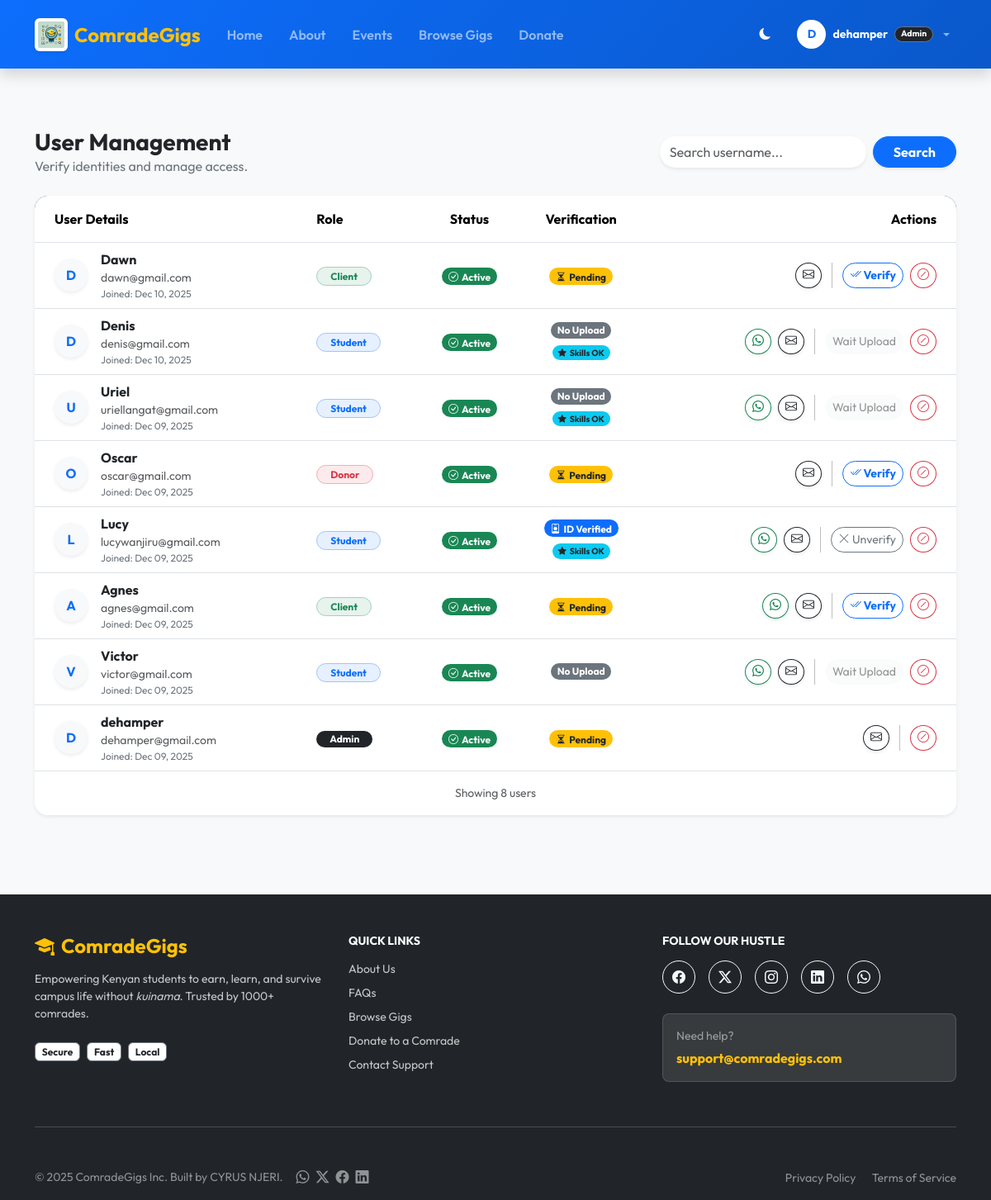
Before: /admin-panel/users/ (signed in) with the older database file.
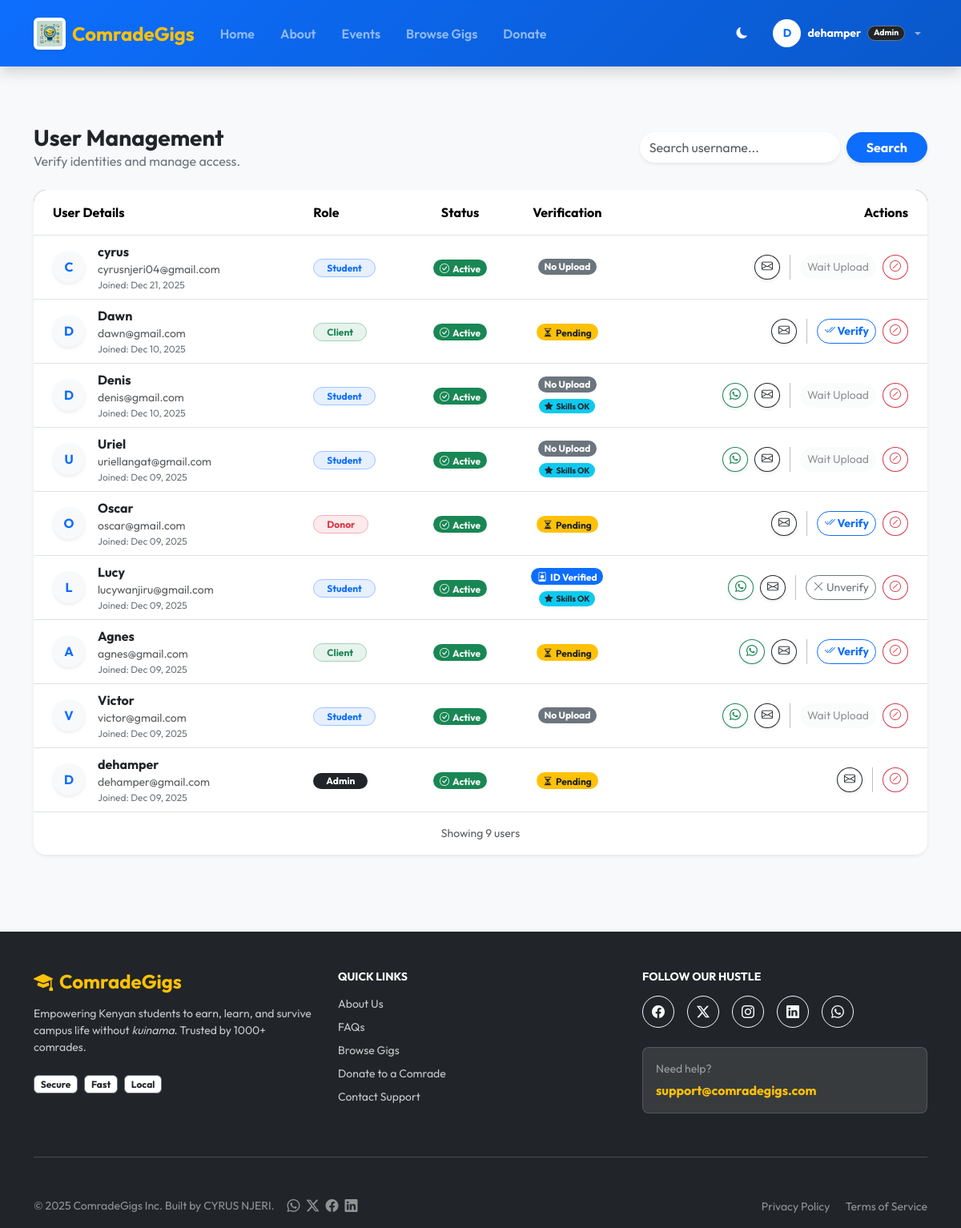
After: the same page with the newer database file.
### myapp/models.py (models this page shows, shortened)
class User(AbstractUser):
    role = models.CharField(max_length=10, choices=ROLE_CHOICES, default='student')
    is_account_verified = models.BooleanField(default=False)
    phone_number = models.CharField(max_length=15, blank=True, null=True, help_text="Required for M-Pesa")
    profile_image = models.ImageField(upload_to='profiles/', blank=True, null=True)

### myapp/views.py (the view)
# urls.py: path('admin-panel/users/', views.admin_users, name='admin_users'),
@login_required
def admin_users(request):
    if not request.user.is_superuser:
        return redirect('myapp:home')
    users = User.objects.all().order_by('-date_joined')
    return render(request, 'custom_admin/manage_users.html', {'users': users})

### myapp/context_processors.py (called while the page is built)
def global_site_updates(request):
    if not request.user.is_authenticated:
        return {'site_updates': []}
    audience_filters = ['all']
    if request.user.role == 'student':
        audience_filters.append('student')
    elif request.user.role == 'client':
        audience_filters.append('client')
    elif request.user.role == 'donor':
        audience_filters.append('donor')
    updates = SiteUpdate.objects.filter(
        is_active=True,
        audience__in=audience_filters
    ).order_by('-created_at')[:3]
    return {'site_updates': updates}

### myapp/templates/custom_admin/manage_users.html (shortened to what the changed rows need)
{% extends "base.html" %}
{% load static %}
{% block content %}
<section class="py-5 bg-light">
  <div class="container">
    <div class="card border-0 shadow-sm rounded-4 overflow-hidden">
      <div class="table-responsive">
        <table class="table table-hover mb-0 align-middle">
          <thead class="bg-dark text-white">
            <tr>
              <th class="py-3 ps-4">User Details</th>
              <th class="py-3">Role</th>
              <th class="py-3 text-center">Status</th>
              <th class="py-3 text-center">Verification</th>
              <th class="py-3 text-end pe-4">Actions</th>
            </tr>
          </thead>
          <tbody>
            {% for user in users %}
            <tr>
              <td class="ps-4">
                <div class="d-flex align-items-center">
                  <div class="bg-light rounded-circle d-flex align-items-center justify-content-center fw-bold me-3 text-primary shadow-sm" style="width: 40px; height: 40px;">
                    {{ user.username|slice:":1"|upper }}
                  </div>
                  <div>
                    <div class="fw-bold text-dark">{{ user.username }}</div>
                    <div class="small text-muted">{{ user.email }}</div>
                    <div class="small text-secondary" style="font-size: 0.75rem;">Joined: {{ user.date_joined|date:"M d, Y" }}</div>
                  </div>
                </div>
              </td>
              <td>
                {% if user.role == 'student' %}
                  <span class="badge bg-primary bg-opacity-10 text-primary border border-primary-subtle rounded-pill px-3">Student</span>
                {% elif user.role == 'client' %}
                  <span class="badge bg-success bg-opacity-10 text-success border border-success-subtle rounded-pill px-3">Client</span>
                {% elif user.role == 'donor' %}
                  <span class="badge bg-danger bg-opacity-10 text-danger border border-danger-subtle rounded-pill px-3">Donor</span>
                {% else %}
                   <span class="badge bg-dark rounded-pill px-3">Admin</span>
                {% endif %}
              </td>
              <td class="text-center">
                {% if user.is_active %}
                  <span class="badge bg-success rounded-pill"><i class="bi bi-check-circle me-1"></i>Active</span>
                {% else %}
                  <span class="badge bg-danger rounded-pill"><i class="bi bi-slash-circle me-1"></i>Banned</span>
                {% endif %}
              </td>
              <td class="text-center">
                  {% if user.role == 'student' %}
                      <div class="d-flex flex-column gap-1 align-items-center">
                          {% if user.student_profile.is_id_verified %}
                             <span class="badge bg-primary rounded-pill"><i class="bi bi-person-badge me-1"></i>ID Verified</span>
                          {% elif user.student_profile.id_rejection_reason and not user.student_profile.school_id_image %}
                             <span class="badge bg-danger rounded-pill">Rejected</span>
                             <span class="small text-danger fw-bold" style="font-size: 0.65rem;">Waiting Re-upload</span>
                          {% else %}
                             {% if user.student_profile.school_id_image %}
                                <span class="badge bg-warning text-dark rounded-pill">ID Pending</span>
                                <a href="{{ user.student_profile.school_id_image.url }}" target="_blank" class="small text-primary text-decoration-underline fw-bold mt-1">View ID Card</a>
                             {% else %}
                                <span class="badge bg-secondary rounded-pill">No Upload</span>
                             {% endif %}
                          {% endif %}
                          {% if user.student_profile.is_skill_verified %}
                             <span class="badge bg-info text-dark rounded-pill mt-1" style="font-size: 0.65rem;"><i class="bi bi-star-fill me-1"></i>Skills OK</span>
                          {% endif %}
                      </div>
                  {% else %}
                      {% if user.is_verified %}
                        <span class="badge bg-primary rounded-pill"><i class="bi bi-shield-fill-check me-1"></i>Verified</span>
                      {% else %}
                        <span class="badge bg-warning text-dark rounded-pill"><i class="bi bi-hourglass-split me-1"></i>Pending</span>
                      {% endif %}
                  {% endif %}
              </td>
              <td class="text-end pe-4">
                <div class="d-flex justify-content-end gap-2 align-items-center">
                  {% if user.phone_number %}
                  <a href="https://wa.me/{{ user.phone_number }}" target="_blank" class="btn btn-sm btn-outline-success rounded-circle shadow-sm" title="Chat on WhatsApp">
                    <i class="bi bi-whatsapp"></i>
                  </a>
                  {% endif %}
                  <a href="mailto:{{ user.email }}" class="btn btn-sm btn-outline-dark rounded-circle shadow-sm" title="Send Email">
                    <i class="bi bi-envelope"></i>
                  </a>
                  {% if user.role != 'admin' %}
                      {% if user.role == 'student' %}
                          {% if user.student_profile.is_id_verified %}
                              <form method="post" action="{% url 'myapp:admin_verify_user' user.id %}">
                                <button type="submit" class="btn btn-sm btn-outline-secondary rounded-pill" title="Revoke ID Verification">
                                    <i class="bi bi-x-lg"></i> Unverify
                                </button>
                              </form>
                          {% else %}
                              {% if user.student_profile.school_id_image %}
                                  <form method="post" action="{% url 'myapp:admin_verify_user' user.id %}" class="d-inline">
                                    {% csrf_token %}
                                    <button type="submit" class="btn btn-sm btn-outline-primary rounded-pill fw-bold" title="Approve Student ID">
                                        <i class="bi bi-check2-all"></i> Verify
                                    </button>
                                  </form>
                                  <a href="{% url 'myapp:admin_reject_id' user.id %}"
                                     class="btn btn-sm btn-outline-danger rounded-pill"
                                     onclick="return confirm('Reject this ID? The student will be notified.');"
                                     title="Reject ID">
                                     Reject
                                  </a>
                              {% else %}
                                  <button type="button" class="btn btn-sm btn-light text-muted rounded-pill" disabled title="No ID Uploaded">
                                      Wait Upload
                                  </button>
                              {% endif %}
                          {% endif %}
                      {% else %}
                          <form method="post" action="{% url 'myapp:admin_verify_user' user.id %}">
                            {% if user.is_verified %}
                                <button type="submit" class="btn btn-sm btn-outline-secondary rounded-pill" title="Revoke Verification">
                                    <i class="bi bi-x-circle"></i> Unverify
                                </button>
                            {% else %}
                                <button type="submit" class="btn btn-sm btn-outline-primary rounded-pill fw-bold" title="Verify User">
                                    <i class="bi bi-check2-all"></i> Verify
                                </button>
                            {% endif %}
                          </form>
                      {% endif %}
                  {% endif %}
                  <form method="post" action="{% url 'myapp:admin_ban_user' user.id %}" onsubmit="return confirm('Are you sure you want to change access for this user?');">
                    {% if user.is_active %}
                      <button type="submit" class="btn btn-sm btn-outline-danger rounded-circle" title="Ban User">
                        <i class="bi bi-slash-circle"></i>
                      </button>
                    {% else %}
                      <button type="submit" class="btn btn-sm btn-success rounded-circle" title="Unban User">
                        <i class="bi bi-arrow-counterclockwise"></i>
                      </button>
                    {% endif %}
                  </form>
                </div>
              </td>
            </tr>
            {% empty %}
            <tr>
                <td colspan="5" class="text-center py-5 text-muted">No users found.</td>
            </tr>
            {% endfor %}
          </tbody>
        </table>
      </div>
      <div class="card-footer bg-white py-3 border-0">
        <div class="d-flex justify-content-center">
            <small class="text-muted">Showing {{ users.count }} users</small>
        </div>
      </div>
    </div>
  </div>
</section>
{% endblock %}

### myapp/templates/base.html (shortened to what the changed rows need)
{% load static %}
<!doctype html>
<html lang="en" data-bs-theme="light">
  <head>
    <link href="https://cdn.jsdelivr.net/npm/bootstrap@5.3.2/dist/css/bootstrap.min.css" rel="stylesheet">
    <link rel="stylesheet" href="https://cdn.jsdelivr.net/npm/bootstrap-icons@1.11.1/font/bootstrap-icons.css">
  </head>
  <body class="d-flex flex-column min-vh-100 bg-light">
     <nav class="navbar navbar-expand-lg navbar-dark navbar-comrade shadow sticky-top py-3">
      <div class="container">
        <div class="collapse navbar-collapse" id="mainNav">
          <ul class="navbar-nav ms-auto align-items-lg-center gap-2">
            {% if user.is_authenticated %}
              <li class="nav-item dropdown">
                <a class="nav-link dropdown-toggle d-flex align-items-center gap-2" href="#" role="button" data-bs-toggle="dropdown">
                  <div class="bg-white text-primary rounded-circle d-flex align-items-center justify-content-center fw-bold small" style="width: 35px; height: 35px;">
                    {{ user.username|slice:":1"|upper }}
                  </div>
                  <span class="text-white small fw-bold">{{ user.username }}</span>
                   {% if user.role == 'student' %}
                    <span class="badge bg-warning text-dark rounded-pill" style="font-size: 0.65rem;">Student</span>
                  {% elif user.role == 'client' %}
                    <span class="badge bg-success text-white rounded-pill" style="font-size: 0.65rem;">Client</span>
                  {% elif user.role == 'donor' %}
                    <span class="badge bg-danger text-white rounded-pill" style="font-size: 0.65rem;"><i class="bi bi-heart-fill me-1"></i>Donor</span>
                  {% elif user.is_superuser %}
                    <span class="badge bg-dark text-white border border-secondary rounded-pill" style="font-size: 0.65rem;">Admin</span>
                  {% endif %}
                </a>
              </li>
            {% endif %}
          </ul>
        </div>
      </div>
    </nav>
    <main class="flex-grow-1">
      {% block content %}{% endblock %}
    </main>
  </body>
</html>

Changed rows visible on the page:
added User: username "C", username "cyrus", email "cyrusnjeri04@gmail.com", date_joined "Dec 21, 2025", role "Student", is_active True (drawn)
Other visible differences:
{{ users.count }}: "8" → "9"
